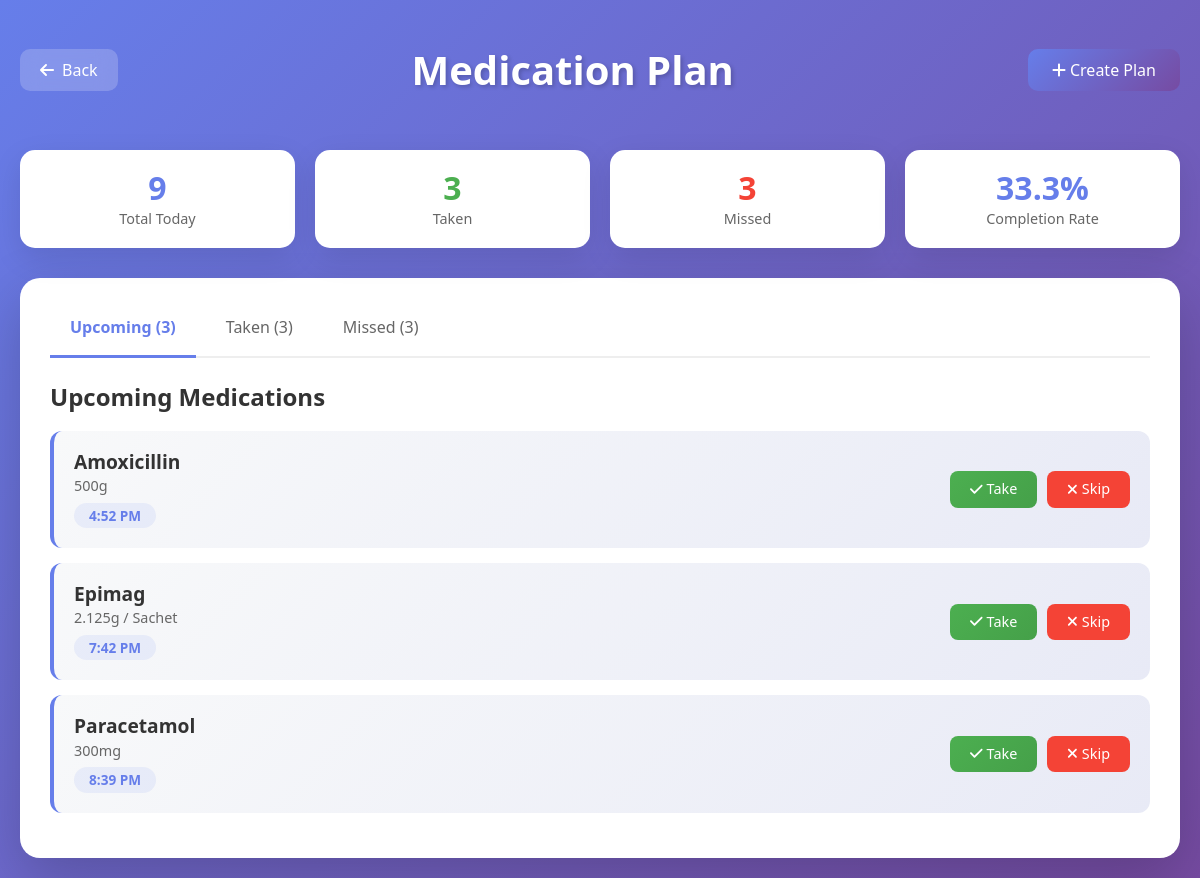
The page /medication-plan/ (signed in) on the database its author committed.
### MediScanApp/models.py (models this page shows, shortened)
class MedicationSchedule(models.Model):
    STATUS_CHOICES = [
        ('upcoming', 'Upcoming'),
        ('taken', 'Taken'),
        ('missed', 'Missed'),
    ]
    plan = models.ForeignKey(MedicationPlan, on_delete=models.CASCADE, related_name='schedules')
    medicine_name = models.CharField(max_length=100)
    dosage = models.CharField(max_length=50, blank=True, null=True)
    dose_time = models.TimeField()
    status = models.CharField(max_length=20, choices=STATUS_CHOICES, default='upcoming')
    class Meta:
        db_table = 'medication_schedule'
        ordering = ['dose_time']

### MediScanApp/views.py (the view)
# urls.py: path('medication-plan/', views.medication_plan_view, name='medication_plan'),
@login_required(login_url='login')
def medication_plan_view(request):
    user = request.user
    active_plans = MedicationPlan.objects.filter(
        user=user,
        is_active=True
    ).prefetch_related('schedules')
    today_schedules = MedicationSchedule.objects.filter(
        plan__user=user,
        plan__is_active=True
    ).select_related('plan').order_by('dose_time')
    now = timezone.now().time()
    upcoming = []
    taken = []
    missed = []
    for schedule in today_schedules:
        if schedule.status == 'taken':
            taken.append(schedule)
        elif schedule.status == 'missed':
            missed.append(schedule)
        else:  # upcoming
            upcoming.append(schedule)
    total_today = today_schedules.count()
    taken_count = len(taken)
    missed_count = len(missed)
    completion_rate = (taken_count / total_today * 100) if total_today > 0 else 0
    context = {
        'active_plans': active_plans,
        'upcoming': upcoming,
        'taken': taken,
        'missed': missed,
        'total_today': total_today,
        'taken_count': taken_count,
        'missed_count': missed_count,
        'completion_rate': round(completion_rate, 1),
    }
    return render(request, 'mediScanApp/medication_plan.html', context)

### MediScanApp/templates/MediScanApp/medication_plan.html (shortened to what this page needs)
{% load static %}
<!DOCTYPE html>
<html lang="en">
    <head>
        <link rel="stylesheet" href="{% static 'css/normalize.css' %}">
        <link rel="stylesheet" href="{% static 'css/all.min.css' %}">
    </head>
    <body>
        <div class="medication">
            <div class="header">
                <a href="{% url 'homePage' %}" class="btn-back">
                    <i class="fa fa-arrow-left"></i> Back
                </a>
                <h1>Medication Plan</h1>
                <a href="{% url 'create_plan' %}" class="btn-create">
                    <i class="fa fa-plus"></i> Create Plan
                </a>
            </div>
            <div class="stats-grid">
                <div class="stat-card">
                    <h3>{{ total_today }}</h3>
                    <p>Total Today</p>
                </div>
                <div class="stat-card">
                    <h3 style="color: #4caf50;">{{ taken_count }}</h3>
                    <p>Taken</p>
                </div>
                <div class="stat-card">
                    <h3 style="color: #f44336;">{{ missed_count }}</h3>
                    <p>Missed</p>
                </div>
                <div class="stat-card">
                    <h3 style="color: #667eea;">{{ completion_rate }}%</h3>
                    <p>Completion Rate</p>
                </div>
            </div>
            <div class="container">
                <div class="tabs">
                    <button class="tab active" onclick="switchTab('upcoming')">
                        Upcoming ({{ upcoming|length }})
                    </button>
                    <button class="tab" onclick="switchTab('taken')">
                        Taken ({{ taken|length }})
                    </button>
                    <button class="tab" onclick="switchTab('missed')">
                        Missed ({{ missed|length }})
                    </button>
                </div>
                <div id="upcoming" class="tab-content active">
                    <div class="section-header">
                        <h2>Upcoming Medications</h2>
                    </div>
                    {% if upcoming %}
                    {% for schedule in upcoming %}
                    <div class="med-item upcoming" id="schedule-{{ schedule.id }}">
                        <div class="med-info">
                            <h3>{{ schedule.medicine_name }}</h3>
                            <p>{{ schedule.dosage|default:"No dosage specified" }}</p>
                            <span class="time">{{ schedule.dose_time|date:"g:i A" }}</span>
                        </div>
                        <div class="med-actions">
                            <button class="take-btn" onclick="markTaken({{ schedule.id }})">
                                <i class="fa fa-check"></i> Take
                            </button>
                            <button class="skip-btn" onclick="skipMedication({{ schedule.id }})">
                                <i class="fa fa-times"></i> Skip
                            </button>
                        </div>
                    </div>
                    {% endfor %}
                    {% else %}
                    <div class="empty-state">
                        <i class="fa fa-check-circle"></i>
                        <h3>No upcoming medications</h3>
                        <p>You're all caught up!</p>
                    </div>
                    {% endif %}
                </div>
            </div>
        </div>
    </body>
</html>

### MediScanApp/templates/MediScanApp/medication_plan.html (style rules this page uses)
* { margin: 0; padding: 0; box-sizing: border-box; }
body { font-family: 'Segoe UI', Tahoma, Geneva, Verdana, sans-serif; background: linear-gradient(135deg, #667eea 0%, #764ba2 100%); min-height: 100vh; padding: 20px; }
.medication { max-width: 1200px; margin: 0 auto; }
.header { display: flex; justify-content: space-between; align-items: center; margin-bottom: 30px; flex-wrap: wrap; gap: 15px; }
.btn-back { background: rgba(255, 255, 255, 0.2); color: white; padding: 12px 20px; border-radius: 10px; text-decoration: none; display: inline-flex; align-items: center; gap: 8px; transition: all 0.3s; backdrop-filter: blur(10px); }
h1 { color: white; font-size: 2.5em; text-shadow: 2px 2px 4px rgba(0, 0, 0, 0.2); flex: 1; text-align: center; }
.stats-grid { display: grid; grid-template-columns: repeat(auto-fit, minmax(200px, 1fr)); gap: 20px; margin-bottom: 30px; }
.stat-card { background: white; padding: 20px; border-radius: 15px; box-shadow: 0 10px 30px rgba(0, 0, 0, 0.1); text-align: center; }
.stat-card h3 { color: #667eea; font-size: 2em; margin-bottom: 5px; }
.stat-card p { color: #666; font-size: 0.9em; }
.container { background: white; border-radius: 20px; padding: 30px; box-shadow: 0 20px 60px rgba(0, 0, 0, 0.2); }
.tabs { display: flex; gap: 10px; margin-bottom: 25px; border-bottom: 2px solid #eee; padding-bottom: 10px; }
.tab { padding: 10px 20px; background: none; border: none; cursor: pointer; font-size: 1em; color: #666; transition: all 0.3s; position: relative; }
.tab.active { color: #667eea; font-weight: bold; }
.tab.active::after { content: ''; position: absolute; bottom: -12px; left: 0; width: 100%; height: 3px; background: #667eea; }
.tab-content { display: none; }
.tab-content.active { display: block; }
.section-header { display: flex; justify-content: space-between; align-items: center; margin-bottom: 20px; }
.section-header h2 { color: #333; font-size: 1.5em; }
.btn-create { background: linear-gradient(135deg, #667eea 0%, #764ba2 100%); color: white; padding: 12px 24px; border: none; border-radius: 10px; cursor: pointer; font-size: 1em; transition: all 0.3s; text-decoration: none; display: inline-block; }
.med-item { background: #f8f9fa; padding: 20px; border-radius: 12px; margin-bottom: 15px; display: flex; justify-content: space-between; align-items: center; border-left: 4px solid #ddd; transition: all 0.3s; }
.med-item.upcoming { border-left-color: #667eea; background: linear-gradient(135deg, #f8f9fa 0%, #e8eaf6 100%); }
.med-info { flex: 1; }
.med-info h3 { color: #333; font-size: 1.2em; margin-bottom: 5px; }
.med-info p { color: #666; font-size: 0.9em; margin-bottom: 8px; }
.time { display: inline-block; background: rgba(102, 126, 234, 0.1); color: #667eea; padding: 5px 15px; border-radius: 20px; font-size: 0.85em; font-weight: bold; }
.med-actions { display: flex; gap: 10px; flex-wrap: wrap; }
.take-btn, .skip-btn { padding: 10px 20px; border: none; border-radius: 8px; cursor: pointer; font-size: 0.9em; transition: all 0.3s; min-width: 80px; }
.take-btn { background: linear-gradient(135deg, #4caf50 0%, #45a049 100%); color: white; }
.skip-btn { background: #f44336; color: white; }

### rows shown on the page
MedicationSchedule: medicine_name "Amoxicillin", dosage "500g", dose_time "4:52 PM"
MedicationSchedule: medicine_name "Epimag", dosage "2.125g / Sachet", dose_time "7:42 PM"
MedicationSchedule: medicine_name "Paracetamol", dosage "300mg", dose_time "8:39 PM"

### other values the page prints
{{ total_today }} "9"
{{ taken_count }} "3"
{{ missed_count }} "3"
{{ completion_rate }} "33.3"
{{ upcoming|length }} "3"
{{ taken|length }} "3"
{{ missed|length }} "3"
